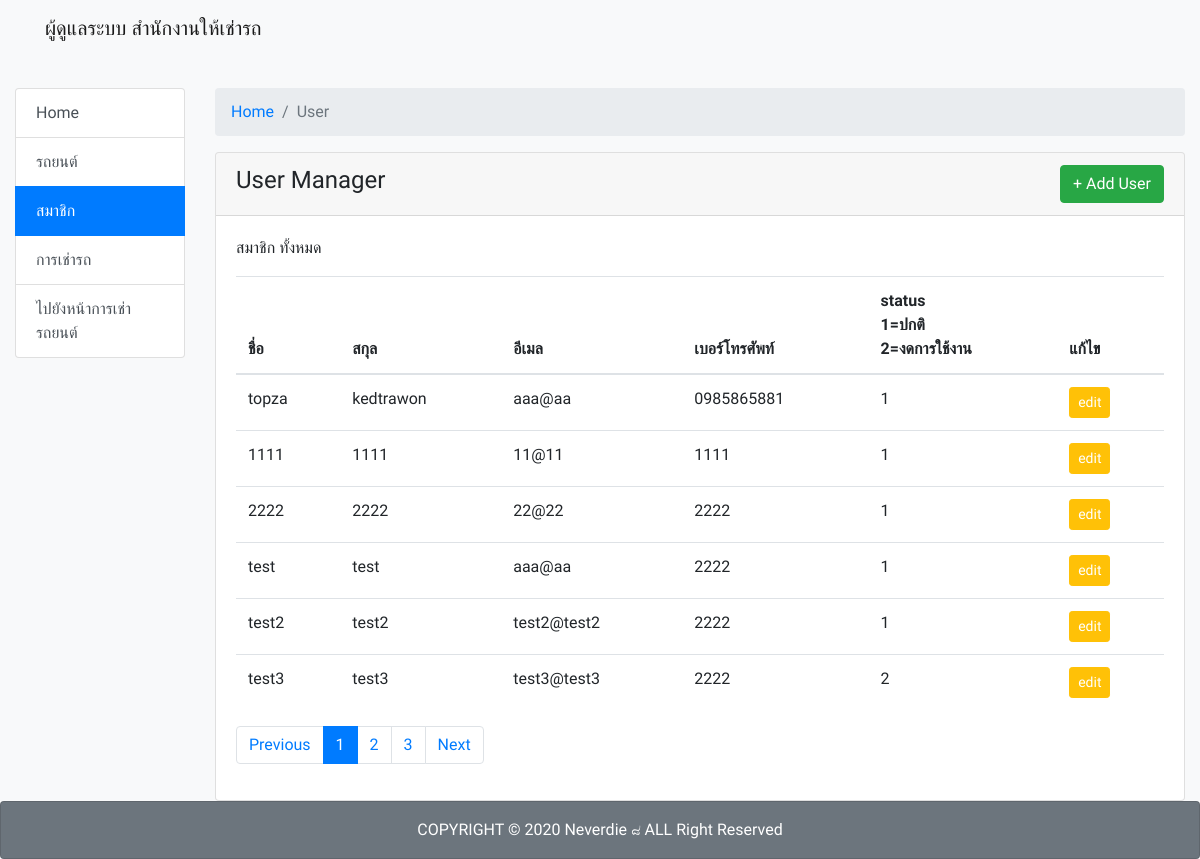
Page /admin/user/index.php on the committed database.
### tables this page shows
CREATE TABLE `users` (
  `id` int(11) NOT NULL,
  `idcard` varchar(255) NOT NULL,
  `username` varchar(255) NOT NULL,
  `password` varchar(255) NOT NULL,
  `first_name` varchar(255) NOT NULL,
  `last_name` varchar(255) NOT NULL,
  `address` varchar(255) NOT NULL,
  `email` varchar(255) NOT NULL,
  `phone` varchar(255) NOT NULL,
  `picture` varchar(255) NOT NULL,
  `status_user` varchar(255) NOT NULL
);

### admin/user/index.php (the view, shortened to what this page needs)
<?php
include_once('../../php/connect.php');
?>
<!DOCTYPE html>
<html lang="en">
<head>
    <link rel="stylesheet" href="../../node_modules/bootstrap/dist/css/bootstrap.min.css">
</head>
<body>
    <?php include_once('../includes/navbar.php') ?>
    <section class="bg-light min-vh-100">
		<br><br><br>
		<div class="container-fluid">
			<div class="row mt-3">
				<div class="col-sm-3 col-md-2">
					<div class="list-group">
						<a href="../index.php" class="list-group-item list-group-item-action">Home</a>
						<a href="../car" class="list-group-item list-group-item-action">รถยนต์</a>
						<a href="#" class="list-group-item list-group-item-action active">สมาชิก</a>
						<a href="../rental" class="list-group-item list-group-item-action">การเช่ารถ</a>
						<a href="../../index.php" class="list-group-item list-group-item-action">ไปยังหน้าการเช่ารถยนต์</a>
					</div>
				</div>
				<div class="col">
					<nav aria-label="breadcrumb">
						<ol class="breadcrumb">
							<li class="breadcrumb-item"><a href="#">Home</a></li>
							<li class="breadcrumb-item active" aria-current="page">User</li>
						</ol>
					</nav>
					<div class="row mt-3">
						<div class="col">
							<div class="card">
								<div class="card-header d-flex justify-content-between align-items-center">
									<h4>User Manager</h4>
									<div class="d-flex">
									<a class="btn btn-success" href="create.php" role="button">+ Add User</a>
									</div>
								</div>
								<div class="card-body">
									<p>สมาชิก ทั้งหมด</p>
									<?php
										$sql = "SELECT * FROM `users`";
										$result = $conn->query($sql);
									?>
									<table class="table">
										<thead>
											<tr>
												<th scope="col">ชื่อ</th>
												<th scope="col">สกุล</th>
												<th scope="col">อีเมล</th>
												<th scope="col">เบอร์โทรศัพท์</th>
												<th scope="col">status<br>1=ปกติ<br>2=งดการใช้งาน</th>
												<th scope="col">แก้ไข</th>
											</tr>
										</thead>
										<tbody>
										<?php
											while ($row = $result->fetch_assoc()) {
										?>
											<tr>
												<td><?php echo $row['first_name']; ?></td>
												<td><?php echo $row['last_name']; ?></td>
												<td><?php echo $row['email']; ?></td>
												<td><?php echo $row['phone']; ?></td>
												<td><?php echo $row['status_user']; ?></td>
												<td>
												<a href="form-edit.php?id=<?php echo $row['id']; ?>" class="btn btn-sm btn-warning text-white">
													<i class="fas fa-edit"></i> edit
												</a>
												</td>
											</tr>
										<?php } ?>
										</tbody>
									</table>
									<nav aria-label="Page navigation example">
										<ul class="pagination">
											<li class="page-item"><a class="page-link" href="#">Previous</a></li>
											<li class="page-item active"><a class="page-link" href="#">1</a></li>
											<li class="page-item"><a class="page-link" href="#">2</a></li>
											<li class="page-item"><a class="page-link" href="#">3</a></li>
											<li class="page-item"><a class="page-link" href="#">Next</a></li>
										</ul>
									</nav>
								</div>
							</div>
						</div>
					</div>
				</div>
			</div>
		</div>
	</section>
    <?php include_once('../../includes/footer.php') ?>
</body>
</html>

### admin/user/index.php (style rules this page uses)
body,section { font-family: 'Prompt', sans-serif; }

### rows in the picture
users: first_name "topza", last_name "kedtrawon", email "aaa@aa", phone "0985865881", status_user "1"
users: first_name "1111", last_name "1111", email "11@11", phone "1111", status_user "1"
users: first_name "2222", last_name "2222", email "22@22", phone "2222", status_user "1"
users: first_name "test", last_name "test", email "aaa@aa", phone "2222", status_user "1"
users: first_name "test2", last_name "test2", email "test2@test2", phone "2222", status_user "1"
users: first_name "test3", last_name "test3", email "test3@test3", phone "2222", status_user "2"
